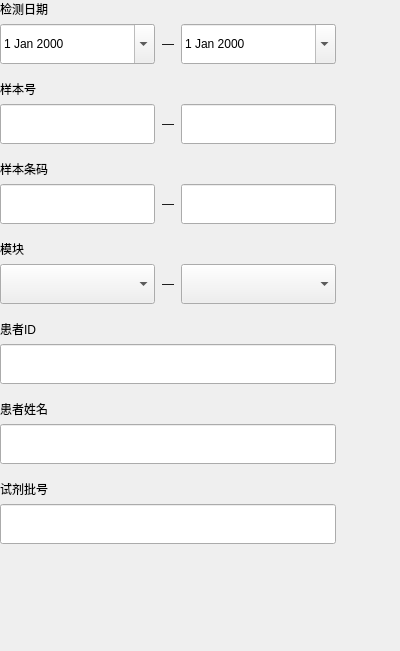
    <widget class="QWidget" name="widget1111" native="true">
     <property name="geometry">
      <rect>
       <x>19</x>
       <y>20</y>
       <width>400</width>
       <height>651</height>
      </rect>
     </property>
     <widget class="QWidget" name="widget41" native="true">
      <property name="geometry">
       <rect>
        <x>0</x>
        <y>0</y>
        <width>336</width>
        <height>601</height>
       </rect>
      </property>
      <layout class="QVBoxLayout" name="verticalLayout_25">
       <property name="spacing">
        <number>16</number>
       </property>
       <property name="leftMargin">
        <number>0</number>
       </property>
       <property name="topMargin">
        <number>0</number>
       </property>
       <property name="rightMargin">
        <number>0</number>
       </property>
       <property name="bottomMargin">
        <number>0</number>
       </property>
       <item>
        <layout class="QVBoxLayout" name="verticalLayout_26">
         <property name="spacing">
          <number>6</number>
         </property>
         <property name="topMargin">
          <number>0</number>
         </property>
         <property name="rightMargin">
          <number>0</number>
         </property>
         <property name="bottomMargin">
          <number>0</number>
         </property>
         <item>
          <widget class="QLabel" name="label">
           <property name="text">
            <string>检测日期</string>
           </property>
          </widget>
         </item>
         <item>
          <layout class="QHBoxLayout" name="horizontalLayout_55">
           <property name="spacing">
            <number>0</number>
           </property>
           <item>
            <widget class="QBaseDateEdit" name="test_start_time">
             <property name="minimumSize">
              <size>
               <width>155</width>
               <height>40</height>
              </size>
             </property>
             <property name="maximumSize">
              <size>
               <width>155</width>
               <height>16777215</height>
              </size>
             </property>
             <property name="calendarPopup">
              <bool>true</bool>
             </property>
            </widget>
           </item>
           <item>
            <widget class="QLabel" name="label_14">
             <property name="text">
              <string>—</string>
             </property>
             <property name="alignment">
              <set>Qt::AlignCenter</set>
             </property>
             <property name="fonts" stdset="0">
              <string>12</string>
             </property>
            </widget>
           </item>
           <item>
            <widget class="QBaseDateEdit" name="test_stop_time">
             <property name="minimumSize">
              <size>
               <width>155</width>
               <height>40</height>
              </size>
             </property>
             <property name="maximumSize">
              <size>
               <width>155</width>
               <height>16777215</height>
              </size>
             </property>
             <property name="calendarPopup">
              <bool>true</bool>
             </property>
            </widget>
           </item>
          </layout>
         </item>
        </layout>
       </item>
       <item>
        <layout class="QVBoxLayout" name="verticalLayout_27">
         <property name="spacing">
          <number>6</number>
         </property>
         <property name="topMargin">
          <number>0</number>
         </property>
         <item>
          <widget class="QLabel" name="label_4">
           <property name="text">
            <string>样本号</string>
           </property>
          </widget>
         </item>
         <item>
          <layout class="QHBoxLayout" name="horizontalLayout_56">
           <property name="spacing">
            <number>0</number>
           </property>
           <item>
            <widget class="QLineEdit" name="sample_no_edit">
             <property name="minimumSize">
              <size>
               <width>155</width>
               <height>40</height>
              </size>
             </property>
             <property name="maximumSize">
              <size>
               <width>155</width>
               <height>16777215</height>
              </size>
             </property>
            </widget>
           </item>
           <item>
            <widget class="QLabel" name="label_25">
             <property name="text">
              <string>—</string>
             </property>
             <property name="alignment">
              <set>Qt::AlignCenter</set>
             </property>
             <property name="fonts" stdset="0">
              <string>12</string>
             </property>
            </widget>
           </item>
           <item>
            <widget class="QLineEdit" name="sample_no_edit_end">
             <property name="minimumSize">
              <size>
               <width>155</width>
               <height>40</height>
              </size>
             </property>
             <property name="maximumSize">
              <size>
               <width>155</width>
               <height>16777215</height>
              </size>
             </property>
            </widget>
           </item>
          </layout>
         </item>
        </layout>
       </item>
       <item>
        <layout class="QVBoxLayout" name="verticalLayout_28">
         <property name="spacing">
          <number>6</number>
         </property>
         <property name="topMargin">
          <number>0</number>
         </property>
         <item>
          <widget class="QLabel" name="label_2">
           <property name="text">
            <string>样本条码</string>
           </property>
          </widget>
         </item>
         <item>
          <layout class="QHBoxLayout" name="horizontalLayout_57">
           <property name="spacing">
            <number>0</number>
           </property>
           <item>
            <widget class="QLineEdit" name="sample_bar_edit">
             <property name="minimumSize">
              <size>
               <width>155</width>
               <height>40</height>
              </size>
             </property>
             <property name="maximumSize">
              <size>
               <width>155</width>
               <height>16777215</height>
              </size>
             </property>
            </widget>
           </item>
           <item>
            <widget class="QLabel" name="label_29">
             <property name="text">
              <string>—</string>
             </property>
             <property name="alignment">
              <set>Qt::AlignCenter</set>
             </property>
             <property name="fonts" stdset="0">
              <string>12</string>
             </property>
            </widget>
           </item>
           <item>
            <widget class="QLineEdit" name="sample_barend_edit">
             <property name="minimumSize">
              <size>
               <width>155</width>
               <height>40</height>
              </size>
             </property>
             <property name="maximumSize">
              <size>
               <width>155</width>
               <height>16777215</height>
              </size>
             </property>
            </widget>
           </item>
          </layout>
         </item>
        </layout>
       </item>
       <item>
        <layout class="QVBoxLayout" name="verticalLayout_29">
         <property name="spacing">
          <number>6</number>
         </property>
         <property name="topMargin">
          <number>0</number>
         </property>
         <item>
          <widget class="QLabel" name="label_15">
           <property name="text">
            <string>模块</string>
           </property>
          </widget>
         </item>
         <item>
          <layout class="QHBoxLayout" name="horizontalLayout_58">
           <property name="spacing">
            <number>0</number>
           </property>
           <item>
            <widget class="QComboBox" name="comboBox">
             <property name="minimumSize">
              <size>
               <width>155</width>
               <height>40</height>
              </size>
             </property>
             <property name="maximumSize">
              <size>
               <width>155</width>
               <height>16777215</height>
              </size>
             </property>
            </widget>
           </item>
           <item>
            <widget class="QLabel" name="label_16">
             <property name="text">
              <string>—</string>
             </property>
             <property name="alignment">
              <set>Qt::AlignCenter</set>
             </property>
             <property name="fonts" stdset="0">
              <string>12</string>
             </property>
            </widget>
           </item>
           <item>
            <widget class="QComboBox" name="comboBox_mudulename">
             <property name="minimumSize">
              <size>
               <width>155</width>
               <height>40</height>
              </size>
             </property>
             <property name="maximumSize">
              <size>
               <width>155</width>
               <height>16777215</height>
              </size>
             </property>
            </widget>
           </item>
          </layout>
         </item>
        </layout>
       </item>
       <item>
        <layout class="QVBoxLayout" name="verticalLayout_30">
         <property name="spacing">
          <number>6</number>
         </property>
         <property name="topMargin">
          <number>0</number>
         </property>
         <item>
          <widget class="QLabel" name="label_3">
           <property name="text">
            <string>患者ID</string>
           </property>
          </widget>
         </item>
         <item>
          <widget class="QLineEdit" name="patient_record_edit">
           <property name="minimumSize">
            <size>
             <width>336</width>
             <height>40</height>
            </size>
           </property>
           <property name="maximumSize">
            <size>
             <width>336</width>
             <height>16777215</height>
            </size>
           </property>
          </widget>
         </item>
        </layout>
       </item>
       <item>
        <layout class="QVBoxLayout" name="verticalLayout_31">
         <property name="spacing">
          <number>6</number>
         </property>
         <property name="topMargin">
          <number>0</number>
         </property>
         <item>
          <widget class="QLabel" name="label_5">
           <property name="text">
            <string>患者姓名</string>
           </property>
          </widget>
         </item>
         <item>
          <widget class="QLineEdit" name="patient_name_edit">
           <property name="minimumSize">
            <size>
             <width>336</width>
             <height>40</height>
            </size>
           </property>
           <property name="maximumSize">
            <size>
             <width>336</width>
             <height>16777215</height>
            </size>
           </property>
          </widget>
         </item>
        </layout>
       </item>
       <item>
        <layout class="QVBoxLayout" name="verticalLayout_32">
         <property name="spacing">
          <number>6</number>
         </property>
         <property name="topMargin">
          <number>0</number>
         </property>
         <item>
          <widget class="QLabel" name="label_17">
           <property name="text">
            <string>试剂批号</string>
           </property>
          </widget>
         </item>
         <item>
          <widget class="QLineEdit" name="lineEditReagentLot">
           <property name="minimumSize">
            <size>
             <width>336</width>
             <height>40</height>
            </size>
           </property>
           <property name="maximumSize">
            <size>
             <width>336</width>
             <height>16777215</height>
            </size>
           </property>
          </widget>
         </item>
        </layout>
       </item>
       <item>
        <spacer name="verticalSpacer_19">
         <property name="orientation">
          <enum>Qt::Vertical</enum>
         </property>
         <property name="sizeHint" stdset="0">
          <size>
           <width>17</width>
           <height>65</height>
          </size>
         </property>
        </spacer>
       </item>
      </layout>
     </widget>
    </widget>
